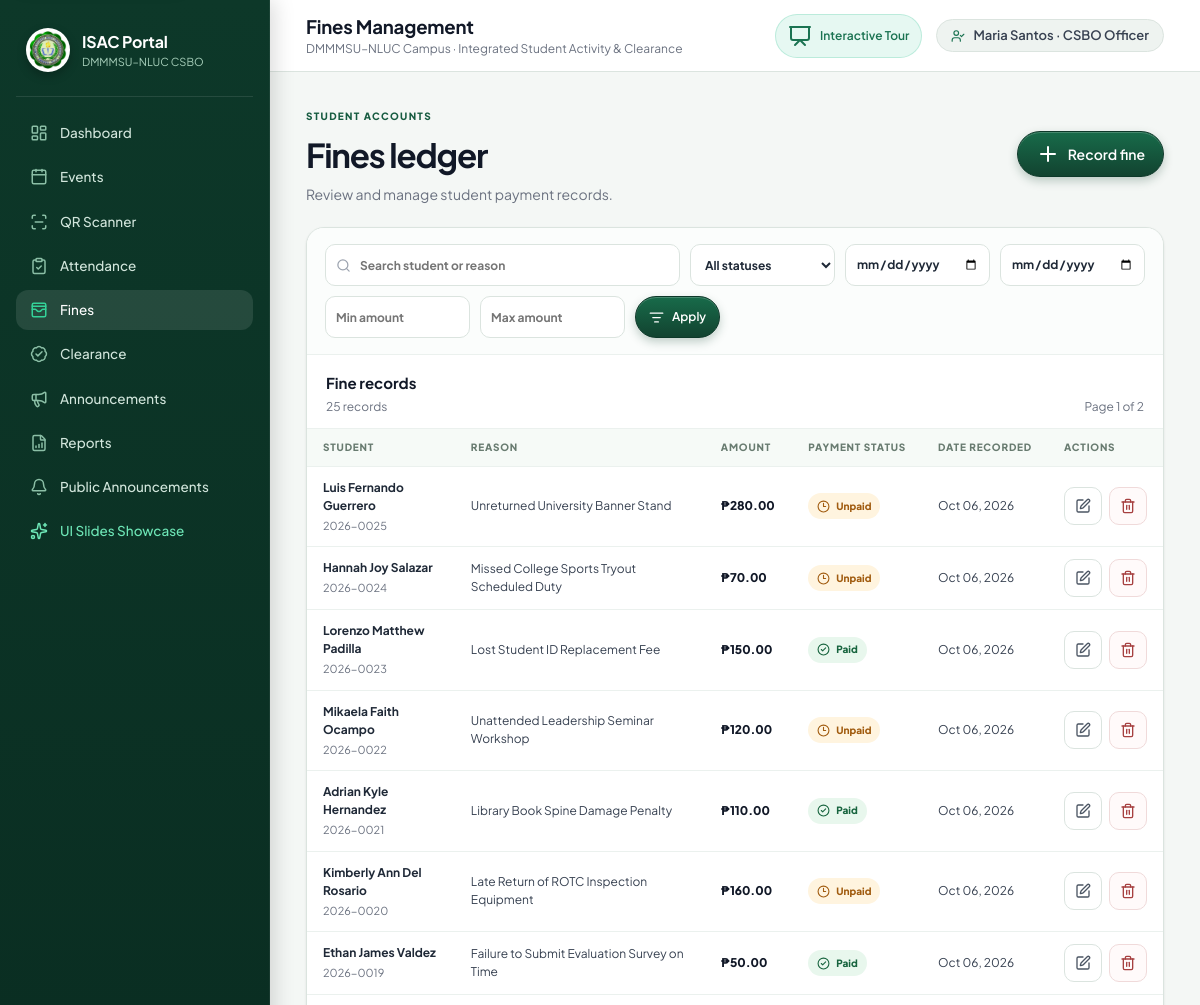
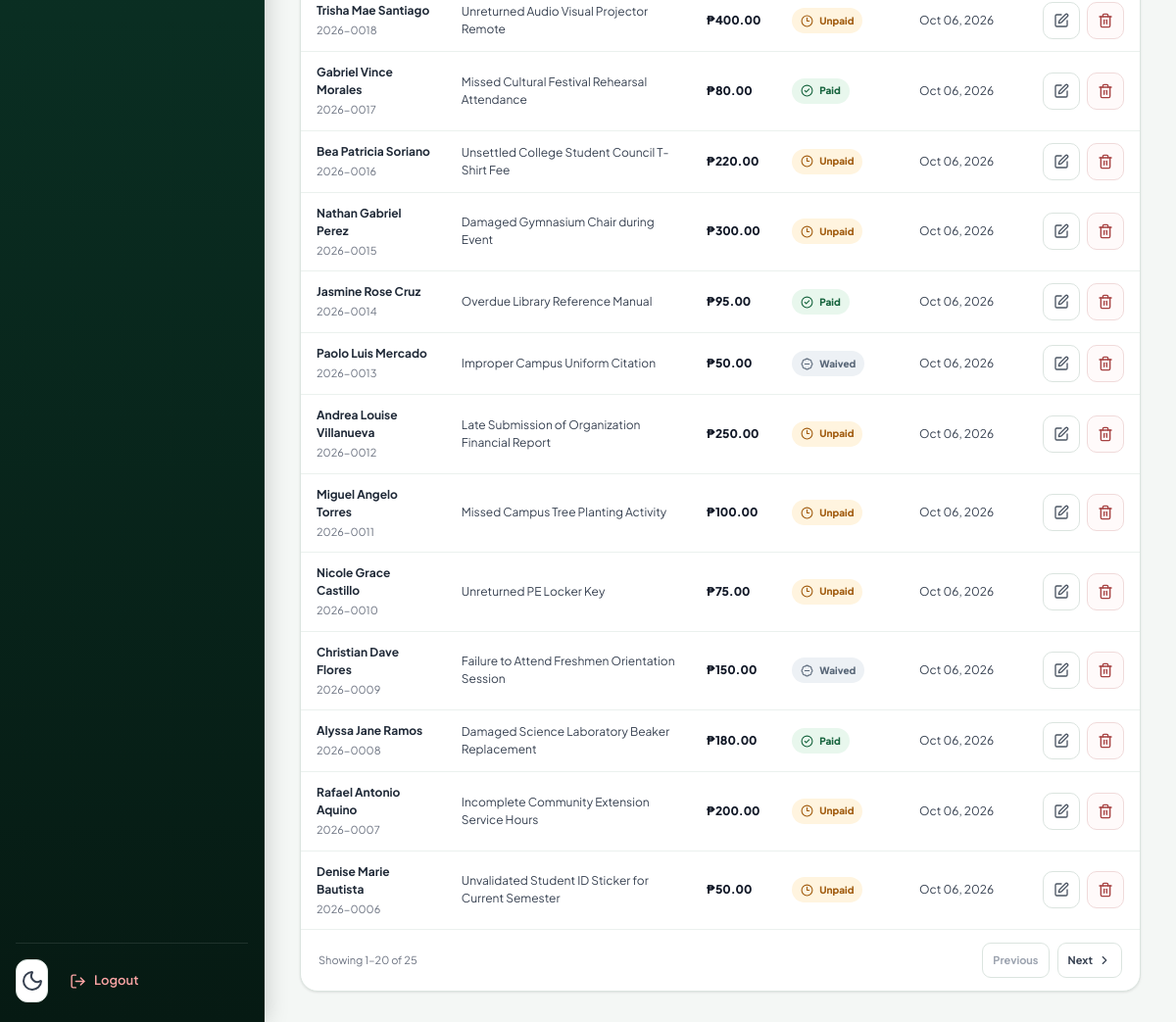
The app's page /officer/fines/ (signed in) with its own data (2 pictures, top to bottom).
### portal/models.py (models this page shows, shortened)
class Profile(models.Model):
    ROLE_CHOICES = [("student","Student"),("officer","CSBO Officer"),("admin","Administrator")]
    user = models.OneToOneField(User, on_delete=models.CASCADE, related_name="profile")
    role = models.CharField(max_length=20, choices=ROLE_CHOICES, default="student")
    requested_role = models.CharField(max_length=20, choices=ROLE_CHOICES, blank=True, default="")
    student_no = models.CharField(max_length=30, unique=True, null=True, blank=True)
    first_name = models.CharField(max_length=80, blank=True)
    middle_name = models.CharField(max_length=80, blank=True)
    last_name = models.CharField(max_length=80, blank=True)
    college = models.ForeignKey(College, on_delete=models.SET_NULL, null=True, blank=True)
    program = models.ForeignKey(Program, on_delete=models.SET_NULL, null=True, blank=True)
    year_level = models.PositiveSmallIntegerField(default=1)
    photo = models.ImageField(upload_to="students/", blank=True, null=True)
    qr_token = models.UUIDField(default=uuid.uuid4, unique=True, editable=False)
    position = models.CharField(max_length=100, blank=True)
    def full_name(self):
        parts = [self.first_name, self.middle_name, self.last_name]
        name = " ".join([p for p in parts if p]).strip()
        return name or self.user.get_full_name() or self.user.username

class Fine(models.Model):
    STATUS = [("unpaid","Unpaid"),("paid","Paid"),("waived","Waived")]
    student = models.ForeignKey(Profile, on_delete=models.CASCADE, related_name="fines")
    event = models.ForeignKey(Event, on_delete=models.SET_NULL, null=True, blank=True)
    reason = models.CharField(max_length=220)
    amount = models.DecimalField(max_digits=10, decimal_places=2)
    status = models.CharField(max_length=20, choices=STATUS, default="unpaid")
    recorded_by = models.ForeignKey(User, on_delete=models.PROTECT, related_name="recorded_fines")
    verified_at = models.DateTimeField(null=True, blank=True)
    created_at = models.DateTimeField(auto_now_add=True)

### portal/views.py (the view)
        def wrapped(request, *args, **kwargs):
            if not request.user.is_authenticated: return redirect("login")
            profile = getattr(request.user, "profile", None)
            if profile is None:
                if request.user.is_staff or request.user.is_superuser:
                    return redirect("admin:index")
                messages.error(request, "Your account does not have a portal profile. Please contact an administrator.")
                return redirect("login")
            role = profile.role
            if role not in roles:
                messages.error(request, "You do not have permission to access this page.")
                return redirect("dashboard")
            return view(request, *args, **kwargs)

### portal/views.py (called while the page is built)
def role_required(*roles):
    def deco(view):
        def wrapped(request, *args, **kwargs):
            if not request.user.is_authenticated: return redirect("login")
            profile = getattr(request.user, "profile", None)
            if profile is None:
                if request.user.is_staff or request.user.is_superuser:
                    return redirect("admin:index")
                messages.error(request, "Your account does not have a portal profile. Please contact an administrator.")
                return redirect("login")
            role = profile.role
            if role not in roles:
                messages.error(request, "You do not have permission to access this page.")
                return redirect("dashboard")
            return view(request, *args, **kwargs)
        return wrapped
    return deco

### templates/portal/fines.html (shortened to what this page needs)
{% extends "base.html" %}
{% block page_title %}Fines Management{% endblock %}
{% block content %}
<section class="module-page">
  <div class="module-heading">
    <div><span class="module-eyebrow">Student accounts</span><h2>Fines ledger</h2><p>Review and manage student payment records.</p></div>
    <a class="btn primary" href="{% url 'fine_create' %}"><i data-lucide="plus" aria-hidden="true"></i> Record fine</a>
  </div>
  <div class="module-panel">
    <form class="module-filter-bar fines-filter-bar" method="get">
      <label class="module-search"><span class="sr-only">Search fines</span><i data-lucide="search" aria-hidden="true"></i><input type="search" name="q" value="{{ query }}" placeholder="Search student or reason"></label>
      <label><select name="status" aria-label="Filter by status"><option value="">All statuses</option></select></label>
      <label><span class="sr-only">From date</span><input type="date" name="date_from" value="{{ date_from }}" aria-label="From date"></label>
      <label><span class="sr-only">To date</span><input type="date" name="date_to" value="{{ date_to }}" aria-label="To date"></label>
      <label><span class="sr-only">Minimum amount</span><input type="number" name="min_amount" value="{{ min_amount }}" min="0" step="0.01" placeholder="Min amount"></label>
      <label><span class="sr-only">Maximum amount</span><input type="number" name="max_amount" value="{{ max_amount }}" min="0" step="0.01" placeholder="Max amount"></label>
      <button class="btn primary" type="submit"><i data-lucide="list-filter" aria-hidden="true"></i> Apply</button>
    </form>
    <div class="module-table-title"><div><h3>Fine records</h3><p>{{ page_obj.paginator.count }} record{{ page_obj.paginator.count|pluralize }}</p></div>{% if page_obj.paginator.num_pages > 1 %}<span>Page {{ page_obj.number }} of {{ page_obj.paginator.num_pages }}</span>{% endif %}</div>
    <div class="module-table-scroll">
      <table class="module-table fines-table">
        <thead><tr><th>Student</th><th>Reason</th><th>Amount</th><th>Payment status</th><th>Date recorded</th><th>Actions</th></tr></thead>
        <tbody>
          {% for f in fines %}
          <tr>
            <td data-label="Student"><strong>{{ f.student.full_name }}</strong><small>{{ f.student.student_no }}</small></td>
            <td data-label="Reason">{{ f.reason }}</td>
            <td data-label="Amount" class="amount-cell">₱{{ f.amount }}</td>
            <td data-label="Payment status"><span class="payment-status {{ f.status }}"><i data-lucide="{% if f.status == 'paid' %}circle-check{% elif f.status == 'waived' %}badge-minus{% else %}clock-3{% endif %}" aria-hidden="true"></i>{{ f.status|title }}</span></td>
            <td data-label="Date recorded">{{ f.created_at|date:"M d, Y" }}</td>
            <td data-label="Actions"><div class="module-row-actions"><a class="module-icon-action edit" href="{% url 'fine_edit' f.id %}" aria-label="Edit fine for {{ f.student.full_name }}" title="Edit fine"><i data-lucide="square-pen" aria-hidden="true"></i></a><form method="post" action="{% url 'fine_delete' f.id %}" onsubmit="return confirm('Delete this fine record?');">{% csrf_token %}<button class="module-icon-action delete" type="submit" aria-label="Delete fine for {{ f.student.full_name }}" title="Delete fine"><i data-lucide="trash-2" aria-hidden="true"></i></button></form></div></td>
          </tr>
          {% empty %}<tr><td colspan="6" class="module-no-results"><i data-lucide="receipt-text" aria-hidden="true"></i><strong>No fine records found</strong><span>Try adjusting your filters or record a new fine.</span></td></tr>{% endfor %}
        </tbody>
      </table>
    </div>
    {% if page_obj.paginator.num_pages > 1 %}
    <nav class="module-pagination" aria-label="Fine record pages"><span>Showing {{ page_obj.start_index }}–{{ page_obj.end_index }} of {{ page_obj.paginator.count }}</span><div>
      {% if page_obj.has_previous %}<a href="?q={{ query|urlencode }}&amp;status={{ selected_status|urlencode }}&amp;date_from={{ date_from|urlencode }}&amp;date_to={{ date_to|urlencode }}&amp;min_amount={{ min_amount|urlencode }}&amp;max_amount={{ max_amount|urlencode }}&amp;page={{ page_obj.previous_page_number }}" rel="prev"><i data-lucide="chevron-left" aria-hidden="true"></i> Previous</a>{% else %}<span class="disabled">Previous</span>{% endif %}
      {% if page_obj.has_next %}<a href="?q={{ query|urlencode }}&amp;status={{ selected_status|urlencode }}&amp;date_from={{ date_from|urlencode }}&amp;date_to={{ date_to|urlencode }}&amp;min_amount={{ min_amount|urlencode }}&amp;max_amount={{ max_amount|urlencode }}&amp;page={{ page_obj.next_page_number }}" rel="next">Next <i data-lucide="chevron-right" aria-hidden="true"></i></a>{% else %}<span class="disabled">Next</span>{% endif %}
    </div></nav>{% endif %}
  </div>
</section>
{% endblock %}

### templates/base.html (shortened to what this page needs)
{% load static %}
<!doctype html>
<html lang="en" data-theme="light">
<head>
  <link rel="stylesheet" href="{% static 'css/app.css' %}?v=20261013-4">
</head>
<body>
  <div class="app-shell">
    <aside class="sidebar" id="sidebar" aria-label="Main navigation">
      <div class="brand">
        <img src="{% static 'img/csbo-logo.png' %}" alt="CSBO logo">
        <div>
          <b>ISAC Portal</b>
          <small>DMMMSU–NLUC CSBO</small>
        </div>
      </div>
      <nav>
        <a href="{% url 'dashboard' %}" class="{% if request.resolver_match.url_name == 'dashboard' or request.resolver_match.url_name == 'student_dashboard' or request.resolver_match.url_name == 'officer_dashboard' %}active{% endif %}">
          <i data-lucide="layout-dashboard"></i>Dashboard
        </a>
        {% if user.profile.role == 'student' %}
          <a href="{% url 'digital_id' %}" class="{% if request.resolver_match.url_name == 'digital_id' %}active{% endif %}">
            <i data-lucide="id-card"></i>Digital ID
          </a>
          <a href="{% url 'event_calendar' %}" class="{% if request.resolver_match.url_name == 'event_calendar' %}active{% endif %}">
            <i data-lucide="calendar-days"></i>Event Calendar
          </a>
          <a href="{% url 'my_activities' %}" class="{% if request.resolver_match.url_name == 'my_activities' %}active{% endif %}">
            <i data-lucide="activity"></i>My Activities
          </a>
          <a href="{% url 'clearance' %}" class="{% if request.resolver_match.url_name == 'clearance' %}active{% endif %}">
            <i data-lucide="badge-check"></i>Clearance
          </a>
        {% else %}
          <a href="{% url 'events_manage' %}" class="{% if 'event' in request.resolver_match.url_name %}active{% endif %}">
            <i data-lucide="calendar"></i>Events
          </a>
          <a href="{% url 'scanner' %}" class="{% if request.resolver_match.url_name == 'scanner' %}active{% endif %}">
            <i data-lucide="scan-line"></i>QR Scanner
          </a>
          <a href="{% url 'attendance_records' %}" class="{% if request.resolver_match.url_name == 'attendance_records' %}active{% endif %}">
            <i data-lucide="clipboard-check"></i>Attendance
          </a>
          <a href="{% url 'fines' %}" class="{% if 'fine' in request.resolver_match.url_name %}active{% endif %}">
            <i data-lucide="wallet-cards"></i>Fines
          </a>
          <a href="{% url 'clearance_manage' %}" class="{% if 'clearance' in request.resolver_match.url_name %}active{% endif %}">
            <i data-lucide="badge-check"></i>Clearance
          </a>
          <a href="{% url 'announcement_manage' %}" class="{% if 'announcement_manage' in request.resolver_match.url_name %}active{% endif %}">
            <i data-lucide="megaphone"></i>Announcements
          </a>
          <a href="{% url 'reports' %}" class="{% if 'report' in request.resolver_match.url_name %}active{% endif %}">
            <i data-lucide="file-bar-chart"></i>Reports
          </a>
        {% endif %}
        <a href="{% url 'announcements' %}" class="{% if request.resolver_match.url_name == 'announcements' %}active{% endif %}">
          <i data-lucide="bell"></i>Public Announcements
        </a>
        <a href="{% url 'showcase' %}" class="{% if request.resolver_match.url_name == 'showcase' %}active{% endif %}" style="color: #6ee7b7;">
          <i data-lucide="sparkles" style="color: #6ee7b7;"></i>UI Slides Showcase
        </a>
      </nav>
      <div class="sidebar-bottom">
        <button class="icon-btn" id="themeToggle" title="Toggle theme" type="button">
          <i data-lucide="moon"></i>
        </button>
        <form method="post" action="{% url 'logout' %}" style="display:inline; width:100%;">
          <button type="submit" class="logout" style="background:none; border:none; width:100%; cursor:pointer;">
            <i data-lucide="log-out"></i>Logout
          </button>
        </form>
      </div>
    </aside>
    <main class="main" id="main-content" tabindex="-1">
      <header class="topbar{% if request.resolver_match.url_name == 'showcase' %} showcase-topbar{% endif %}">
        <div class="topbar-left">
          <div>
            <h1>{% block page_title %}Dashboard{% endblock %}</h1>
            <span class="crumb">DMMMSU–NLUC Campus · Integrated Student Activity & Clearance</span>
          </div>
        </div>
        <div class="top-actions">
          <a href="{% url 'showcase' %}" class="btn" style="background: rgba(16, 185, 129, 0.1); color: var(--emerald-600); border: 1px solid rgba(16, 185, 129, 0.2); padding: 6px 12px; font-size: 12px; border-radius: 999px;">
            <i data-lucide="presentation"></i> Interactive Tour
          </a>
          <span class="user-chip">
            <i data-lucide="user-check" style="width:14px; height:14px; color:var(--emerald-600);"></i>
            {{ user.get_full_name|default:user.username }} · {{ user.profile.get_role_display|default:"Student" }}
          </span>
        </div>
      </header>
      <div class="content">
        {% block content %}{% endblock %}
      </div>
    </main>
  </div>
</body>
</html>

### records on screen
Fine: student.full_name "Luis Fernando Guerrero", student.student_no "2026-0025", reason "Unreturned University Banner Stand", amount "280.00", status "Unpaid", created_at "Oct 06, 2026"
Fine: student.full_name "Hannah Joy Salazar", student.student_no "2026-0024", reason "Missed College Sports Tryout Scheduled Duty", amount "70.00", status "Unpaid", created_at "Oct 06, 2026"
Fine: student.full_name "Lorenzo Matthew Padilla", student.student_no "2026-0023", reason "Lost Student ID Replacement Fee", amount "150.00", status "Paid", created_at "Oct 06, 2026"
Fine: student.full_name "Mikaela Faith Ocampo", student.student_no "2026-0022", reason "Unattended Leadership Seminar Workshop", amount "120.00", status "Unpaid", created_at "Oct 06, 2026"
Fine: student.full_name "Adrian Kyle Hernandez", student.student_no "2026-0021", reason "Library Book Spine Damage Penalty", amount "110.00", status "Paid", created_at "Oct 06, 2026"
Fine: student.full_name "Kimberly Ann Del Rosario", student.student_no "2026-0020", reason "Late Return of ROTC Inspection Equipment", amount "160.00", status "Unpaid", created_at "Oct 06, 2026"
Fine: student.full_name "Ethan James Valdez", student.student_no "2026-0019", reason "Failure to Submit Evaluation Survey on Time", amount "50.00", status "Paid", created_at "Oct 06, 2026"
Fine: student.full_name "Trisha Mae Santiago", student.student_no "2026-0018", reason "Unreturned Audio Visual Projector Remote", amount "400.00", status "Unpaid", created_at "Oct 06, 2026"
Fine: student.full_name "Gabriel Vince Morales", student.student_no "2026-0017", reason "Missed Cultural Festival Rehearsal Attendance", amount "80.00", status "Paid", created_at "Oct 06, 2026"
Fine: student.full_name "Bea Patricia Soriano", student.student_no "2026-0016", reason "Unsettled College Student Council T-Shirt Fee", amount "220.00", status "Unpaid", created_at "Oct 06, 2026"
Fine: student.full_name "Nathan Gabriel Perez", student.student_no "2026-0015", reason "Damaged Gymnasium Chair during Event", amount "300.00", status "Unpaid", created_at "Oct 06, 2026"
Fine: student.full_name "Jasmine Rose Cruz", student.student_no "2026-0014", reason "Overdue Library Reference Manual", amount "95.00", status "Paid", created_at "Oct 06, 2026"
Fine: student.full_name "Paolo Luis Mercado", student.student_no "2026-0013", reason "Improper Campus Uniform Citation", amount "50.00", status "Waived", created_at "Oct 06, 2026"
Fine: student.full_name "Andrea Louise Villanueva", student.student_no "2026-0012", reason "Late Submission of Organization Financial Report", amount "250.00", status "Unpaid", created_at "Oct 06, 2026"
Fine: student.full_name "Miguel Angelo Torres", student.student_no "2026-0011", reason "Missed Campus Tree Planting Activity", amount "100.00", status "Unpaid", created_at "Oct 06, 2026"
Fine: student.full_name "Nicole Grace Castillo", student.student_no "2026-0010", reason "Unreturned PE Locker Key", amount "75.00", status "Unpaid", created_at "Oct 06, 2026"
Fine: student.full_name "Christian Dave Flores", student.student_no "2026-0009", reason "Failure to Attend Freshmen Orientation Session", amount "150.00", status "Waived", created_at "Oct 06, 2026"
Fine: student.full_name "Alyssa Jane Ramos", student.student_no "2026-0008", reason "Damaged Science Laboratory Beaker Replacement", amount "180.00", status "Paid", created_at "Oct 06, 2026"
Fine: student.full_name "Rafael Antonio Aquino", student.student_no "2026-0007", reason "Incomplete Community Extension Service Hours", amount "200.00", status "Unpaid", created_at "Oct 06, 2026"
Fine: student.full_name "Denise Marie Bautista", student.student_no "2026-0006", reason "Unvalidated Student ID Sticker for Current Semester", amount "50.00", status "Unpaid", created_at "Oct 06, 2026"

### other values on screen
{{ user.get_full_name|default:user.username }} "Maria Santos"
{{ user.profile.get_role_display|default:"Student" }} "CSBO Officer"
{{ page_obj.paginator.count }} "25"
{{ page_obj.number }} "1"
{{ page_obj.paginator.num_pages }} "2"
{{ page_obj.start_index }} "1"
{{ page_obj.end_index }} "20"
